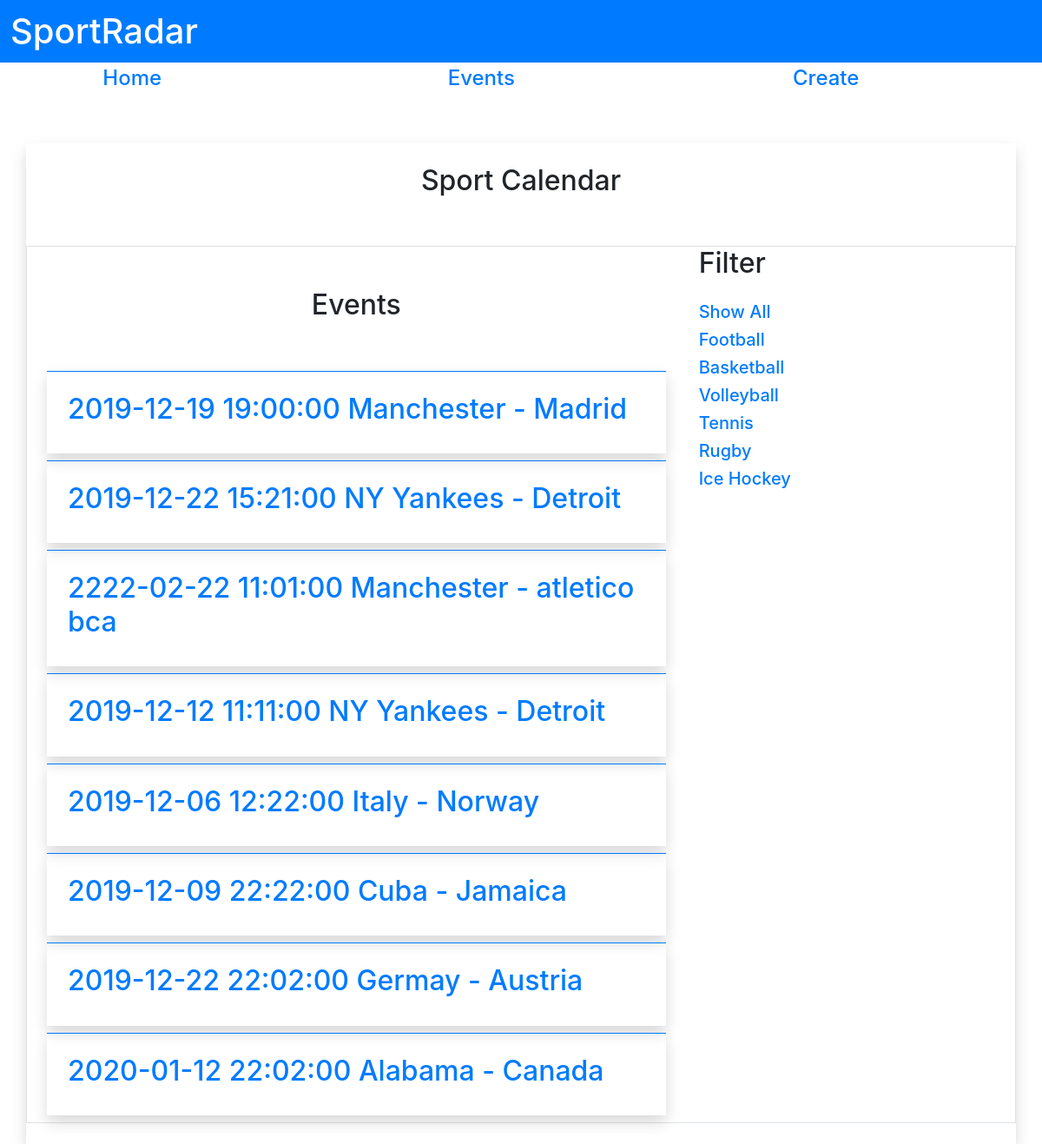
/sportradar/events, run on the app's committed database.
### tables this page shows
CREATE TABLE `game` (
  `id` int(10) UNSIGNED NOT NULL,
  `_TEAM_ONE` int(10) UNSIGNED DEFAULT NULL,
  `_TEAM_TWO` int(10) UNSIGNED DEFAULT NULL,
  `event_date` datetime DEFAULT NULL,
  `_CATEGORY` int(10) UNSIGNED DEFAULT NULL
);

CREATE TABLE `team` (
  `id` int(10) UNSIGNED NOT NULL,
  `name` varchar(45) DEFAULT NULL,
  `_CATEGORY` int(10) UNSIGNED DEFAULT NULL
);

CREATE TABLE `category` (
  `category_name` varchar(45) DEFAULT NULL,
  `id` int(10) UNSIGNED NOT NULL
);

### sportradar/controllers/Controller.php (called while the page is built)
<?php
include './models/Core.php';
class Controller extends Core
{
	public static function CreateView($view){
		require_once("views/".$view.".php");
	}
}
?>

### sportradar/routes/routes.php (called while the page is built, shortened)
<?php
require_once 'routes/Route.php';
require_once 'controllers/Controller.php';
Route::set('events', function(){
	Category::category_show();
	Event::showAll();
	Event::CreateView('events');
});
?>

### sportradar/models/Core.php (called while the page is built, shortened)
<?php
class Core {
  private static $db_name = 'sport_events';
	private static $db_user = 'root';
	private static $db_pass = '';
	private static $db_host = 'localhost';
  private static $conn;
  private static function connection() {
		self::$conn = new mysqli( self::$db_host, self::$db_user, self::$db_pass, self::$db_name );
	}
	protected static function read($table, $join='',  $fields='*',$where='' ){
		$sql = "SELECT ".$fields." FROM ".$table." ".$join." ".$where." ;";
		$result = self::$conn->query($sql);
    if($result->num_rows == 0){
      $res = null;
    }else{
      $res = $result->fetch_all(MYSQLI_ASSOC);
    }
    return $res;
	}
}
?>

### sportradar/controllers/Event.php (called while the page is built, shortened)
<?php
class Event extends Controller
{
	public static $events= [];
	public static function showAll($where = ''){
		$table = 'game';
		$fields = 'game.id as id, t1.name as team1 ,t2.name as team2,';
		$fields .= 'event_date as date,category_name as category';
		$join = ' JOIN category ON game._CATEGORY = category.id ';
		$join .= ' JOIN team as t1 ON game._TEAM_ONE = t1.id ';
		$join .=' JOIN team as t2 ON game._TEAM_TWO = t2.id ';
		self::$events = self::read($table,$join,$fields,$where);
		return self::$events;
	}
}
?>

### sportradar/controllers/Category.php (called while the page is built, shortened)
<?php
class Category extends Controller
{
	public static $categories;
	public static function category_show(){
		$table = 'category';
		self::$categories = self::read($table);
		return self::$categories;
	}
}
 ?>

### sportradar/views/events.php (the view, shortened to what this page needs)
<?php
	$event= Event::$events;
	$category = Category::$categories;
?>
<h2 class="text-center pb-5">Sport Calendar</h2>
<div class="border row">
	<div class="col-8 ">
		<h2 class="text-center py-5">Events</h2>
		<?php if($event != false): ?>
			<?php foreach ($event as $ev ):?>
				<div class="border-top border-primary shadow p-4 m-2">
					<h2>
						<a href="/sportradar/show/<?= $ev['id']?>">
							<?= $ev['date'];?>
							<?= $ev['team1'];?> -
							<?= $ev['team2'];?>
						</a>
					</h2>
				</div>
			<?php endforeach; ?>
		<?php else: ?>
			<h4 class="p-4 text-center">No events for the selected category</h4>
		<?php endif; ?>
	</div>
	<div class="col-4">
			<h2>Filter</h2>
			<div class="right-box">
					<h5 class="pt-3"><a href="/sportradar/events">Show All</a></h5>
				<?php foreach ($category as $key => $value): ?>
					<h5 >
						<a href="/sportradar/events/<?=$value['category_name']?>"/>
							<?=$value['category_name']?>
					</h5>
				<?php endforeach ?>
			</div>
	</div>
</div>

### sportradar/index.php (shortened to what this page needs)
<!DOCTYPE html>
 <html>
	<head>
		<link rel="stylesheet" href="">
		<link href="https://stackpath.bootstrapcdn.com/bootstrap/4.4.1/css/bootstrap.min.css" rel="stylesheet">
	</head>
	<body>
		<div class="bg-primary text-white p-1">
		    <h1 class="m-2">SportRadar</h1>
		</div>
		<div class="container-fluid">
		    <div class="row d-flex justify-content-around p-1">
		         <div class="col-2">
		            <a href="/sportradar/" class="">
		                <h4>Home</h4>
		            </a>
		         </div>
		         <div class="col-2">
		            <a href="/sportradar/events" class="">
		                <h4>Events</h4>
		            </a>
		         </div>
		         <div class="col-2">
		            <a href="/sportradar/select " class="">
		                <h4>Create</h4>
		            </a>
		         </div>
		    </div>
		</div>
		<div class="container shadow py-4 mt-5" id="main">
		    <?php include 'routes/routes.php';?>

### sportradar/routes/Route.php (shortened to what this page needs)
<?php
class Route
{
	public static function set($route, $function){
		if(isset($_GET['method']) and $_GET['url'].'/'.$_GET['method']===$route){
			self::$page_matched = true;
			$function->__invoke();
			exit;
		}elseif($_GET['url']===$route){
			$function->__invoke();
			exit;
		}
	}
}
 ?>

### data on the page
game: event_date "2019-12-19 19:00:00", _TEAM_ONE.name "Manchester", _TEAM_TWO.name "Madrid"
game: event_date "2019-12-22 15:21:00", _TEAM_ONE.name "NY Yankees", _TEAM_TWO.name "Detroit"
game: event_date "2222-02-22 11:01:00", _TEAM_ONE.name "Manchester", _TEAM_TWO.name "atletico bca"
game: event_date "2019-12-12 11:11:00", _TEAM_ONE.name "NY Yankees", _TEAM_TWO.name "Detroit"
game: event_date "2019-12-06 12:22:00", _TEAM_ONE.name "Italy", _TEAM_TWO.name "Norway"
game: event_date "2019-12-09 22:22:00", _TEAM_ONE.name "Cuba", _TEAM_TWO.name "Jamaica"
game: event_date "2019-12-22 22:02:00", _TEAM_ONE.name "Germay", _TEAM_TWO.name "Austria"
game: event_date "2020-01-12 22:02:00", _TEAM_ONE.name "Alabama", _TEAM_TWO.name "Canada"
category: category_name "Football"
category: category_name "Basketball"
category: category_name "Volleyball"
category: category_name "Tennis"
category: category_name "Rugby"
category: category_name "Ice Hockey"
